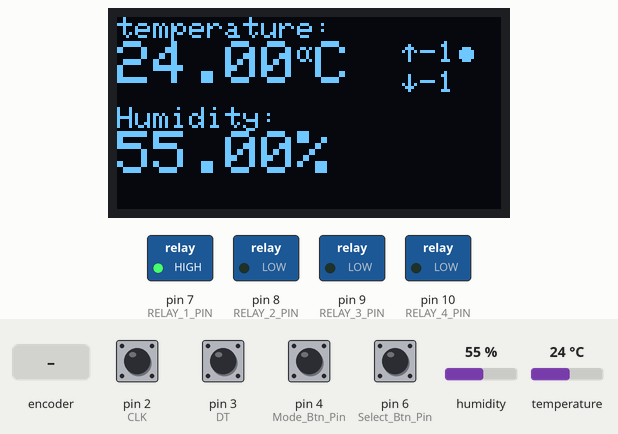
A program run on a simulated Arduino Nano, built with avr-gcc and run on an emulated ATmega328P. Parts: 128×64 one-colour display, switched loads named in the program (green lamp = pin HIGH). Inputs (shaded band) come from the test bench; at power-on: pin 2 (CLK), pin 3 (DT), pin 4 (Mode_Btn_Pin), pin 6 (Select_Btn_Pin) HIGH, humidity 55 %, temperature 24 °C. What the program prints to the serial monitor is not drawn.

Above: at 4.2 s.
4.3 s: humidity set to 22 %
At 5.3 s:
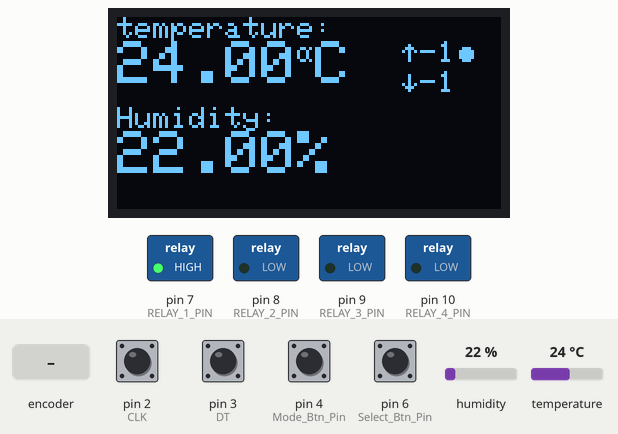
5.8 s: pin 4 (Mode_Btn_Pin) pulled LOW for 0.15 s
At 6.3 s:
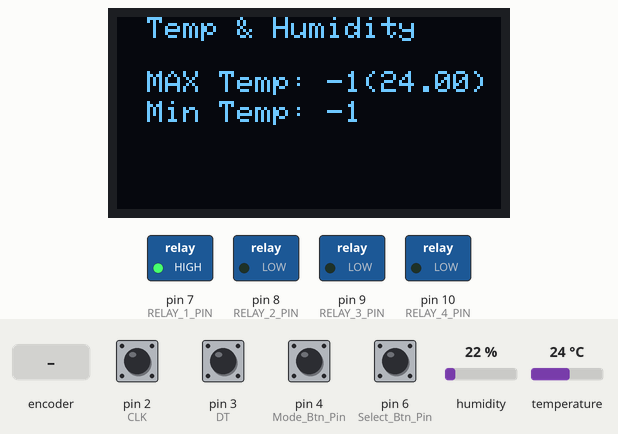
7.4 s: pin 6 (Select_Btn_Pin) pulled LOW for 0.15 s
9.0 s: rotary encoder on pin 2 (CLK) / pin 3 (DT) turned 3 steps (first pin leading)
At 10.7 s:
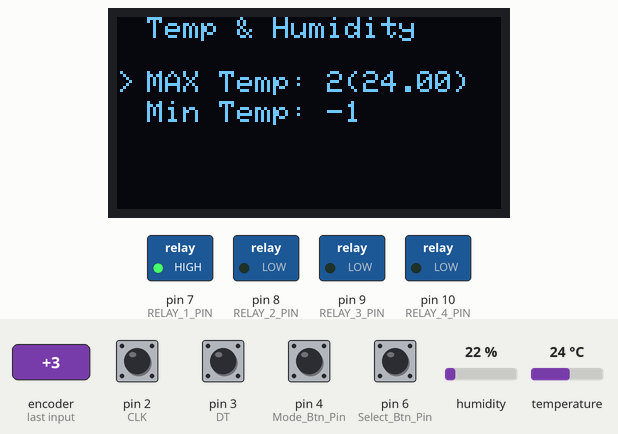
11.1 s: temperature set to 12 °C
At 12.3 s:
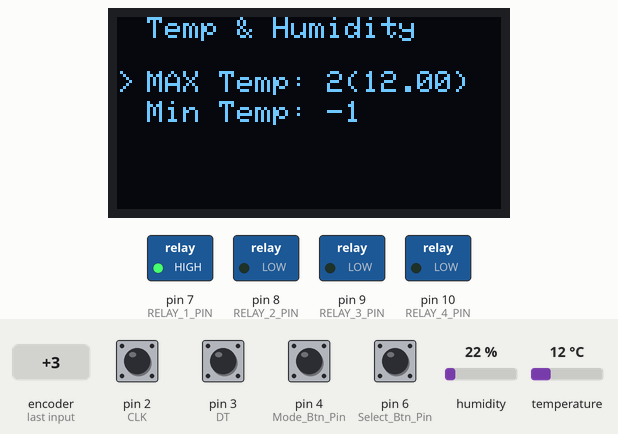
12.6 s: rotary encoder on pin 2 (CLK) / pin 3 (DT) turned 2 steps (second pin leading)
At 12.83 s:
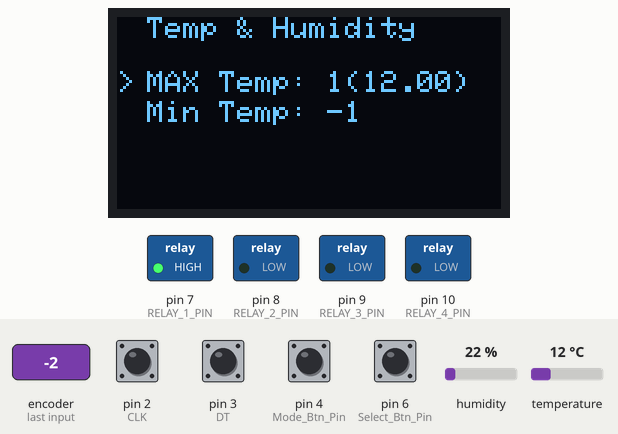
Timing chart, 0 to 15.5 s (numbered marks = the images above; inputs shaded):
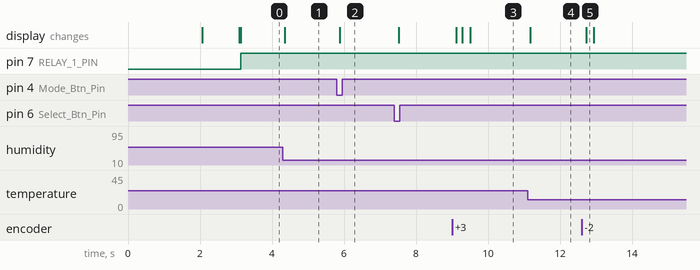

The program:

main.cpp
```cpp
#include <Arduino.h>
#include <Wire.h>
#include <Adafruit_GFX.h>
#include <Adafruit_SSD1306.h>
#include <dht.h>
#include <EEPROM.h>
// itverse

#define DT 3
#define CLK 2

int counter = 0;
int currentStateCLK;
int lastStateCLK;
String currentDir = "";

#define SCREEN_WIDTH 128 // OLED display width, in pixels
#define SCREEN_HEIGHT 64 // OLED display height, in pixels
#define OLED_RESET -1
#define i2c_Address 0x3c

#define DHTPIN 5	  // pin connected to DHT22 sensor
#define RELAY_1_PIN 7 // Relay 1 control pin
#define RELAY_2_PIN 8 // Relay 2 control pin
#define RELAY_3_PIN 9
#define RELAY_4_PIN 10

#define Mode_Btn_Pin 4
#define Select_Btn_Pin 6

Adafruit_SSD1306 oled(SCREEN_WIDTH, SCREEN_HEIGHT, &Wire, -1);
dht DHT;

float tempC;
float humi;

int modeNumber, selectNumber = 0;
int t_upperOffset, t_lowerOffset, h_upperOffset, h_lowerOffset = 0;

int modeBtnState = HIGH;
int lastModeBtnState = HIGH;
unsigned long lastModeBtnDebounceTime = 0;

int selectBtnState = HIGH;
int lastSelectBtnState = HIGH;
unsigned long lastSelectBtnDebounceTime = 0;

unsigned long debounceDelay = 25;
const unsigned char epd_bitmap_logo[] PROGMEM = {
	0x00, 0x00, 0x00, 0x00, 0x00, 0x00, 0x00, 0x00, 0x00, 0x00, 0x00, 0x00, 0x00, 0x00, 0x00, 0x00,
	0x00, 0x00, 0x00, 0x00, 0x00, 0x00, 0x00, 0x00, 0x00, 0x00, 0x00, 0x00, 0x00, 0x00, 0x00, 0x00,
	0x00, 0x00, 0x00, 0x00, 0x00, 0x00, 0x00, 0x00, 0x00, 0x00, 0x00, 0x00, 0x00, 0x00, 0x00, 0x00,
	0x00, 0x00, 0x00, 0x00, 0x00, 0x00, 0x00, 0x00, 0x00, 0x00, 0x00, 0x00, 0x00, 0x00, 0x00, 0x00,
	0x00, 0x00, 0x00, 0x00, 0x00, 0x00, 0x00, 0x00, 0x00, 0x00, 0x00, 0x00, 0x00, 0x00, 0x00, 0x00,
	0x00, 0x00, 0x00, 0x00, 0x00, 0x00, 0x00, 0x00, 0x00, 0x00, 0x00, 0x00, 0x00, 0x00, 0x00, 0x00,
	0x00, 0x00, 0x00, 0x00, 0x00, 0x00, 0x00, 0x00, 0x00, 0x00, 0x00, 0x00, 0x00, 0x00, 0x00, 0x00,
	0x00, 0x00, 0x00, 0x00, 0x00, 0x00, 0x00, 0x00, 0x00, 0x00, 0x00, 0x00, 0x00, 0x00, 0x00, 0x00,
	0x00, 0x00, 0x00, 0x00, 0x00, 0x00, 0x00, 0x3f, 0xfe, 0x00, 0x00, 0x80, 0x00, 0x00, 0x00, 0x00,
	0x00, 0x00, 0x00, 0x00, 0x00, 0x00, 0x01, 0xff, 0xff, 0xc0, 0x01, 0x80, 0x00, 0x00, 0x00, 0x00,
	0x00, 0x00, 0x00, 0x00, 0x00, 0x00, 0x07, 0xff, 0xff, 0xf0, 0x01, 0xc0, 0x00, 0x00, 0x00, 0x00,
	0x00, 0x00, 0x00, 0x00, 0x00, 0x00, 0x0f, 0xf0, 0x07, 0xf8, 0x03, 0xe0, 0x00, 0x00, 0x00, 0x00,
	0x00, 0x00, 0x00, 0x00, 0x00, 0x00, 0x3f, 0x80, 0x00, 0xfe, 0x0e, 0x70, 0x00, 0x00, 0x00, 0x00,
	0x00, 0x00, 0x00, 0x00, 0x00, 0x00, 0x7e, 0x00, 0x00, 0x3f, 0x1e, 0x78, 0x00, 0x00, 0x00, 0x00,
	0x00, 0x00, 0x00, 0x00, 0x00, 0x00, 0xf8, 0x00, 0x00, 0x0f, 0x87, 0x60, 0x00, 0x00, 0x00, 0x00,
	0x00, 0x00, 0x00, 0x00, 0x00, 0x01, 0xf0, 0x00, 0x00, 0x07, 0xc3, 0xc0, 0x00, 0x00, 0x00, 0x00,
	0x00, 0x00, 0x00, 0x00, 0x00, 0x03, 0xe0, 0x00, 0x00, 0x03, 0xe1, 0x80, 0x00, 0x00, 0x00, 0x00,
	0x00, 0x00, 0x00, 0x00, 0x00, 0x03, 0xc0, 0x00, 0x00, 0x01, 0xf1, 0x80, 0x00, 0x00, 0x00, 0x00,
	0x00, 0x00, 0x00, 0x00, 0x00, 0x07, 0x80, 0x00, 0x00, 0x00, 0xf0, 0x00, 0x00, 0x00, 0x00, 0x00,
	0x00, 0x00, 0x00, 0x00, 0x00, 0x0f, 0x00, 0x00, 0x00, 0x00, 0x78, 0x00, 0x00, 0x00, 0x00, 0x00,
	0x00, 0x00, 0x00, 0x00, 0x00, 0x0e, 0x00, 0x00, 0x00, 0x00, 0x3c, 0x00, 0x00, 0x00, 0x00, 0x00,
	0x00, 0x00, 0x00, 0x00, 0x00, 0x1e, 0x00, 0x00, 0x00, 0x00, 0x3c, 0x00, 0x00, 0x00, 0x00, 0x00,
	0x00, 0x00, 0x00, 0x00, 0x00, 0x1c, 0x00, 0x00, 0x00, 0x00, 0x1e, 0x00, 0x00, 0x00, 0x00, 0x00,
	0x00, 0x00, 0x00, 0x00, 0x00, 0x3c, 0x00, 0x00, 0x00, 0x00, 0x1f, 0x00, 0x00, 0x00, 0x00, 0x00,
	0x00, 0x00, 0x00, 0x00, 0x01, 0xf8, 0x00, 0x00, 0x00, 0x00, 0x0f, 0xf0, 0x00, 0x00, 0x00, 0x00,
	0x00, 0x00, 0x00, 0x00, 0x0f, 0xf8, 0x00, 0x00, 0x00, 0x00, 0x0f, 0xfc, 0x00, 0x00, 0x00, 0x00,
	0x00, 0x00, 0x00, 0x00, 0x3f, 0xf9, 0xdf, 0xe6, 0x00, 0x00, 0x07, 0xff, 0x00, 0x00, 0x00, 0x00,
	0x00, 0x00, 0x00, 0x00, 0xff, 0xf1, 0xbf, 0xe2, 0x00, 0x00, 0x07, 0x7f, 0xc0, 0x00, 0x00, 0x00,
	0x00, 0x00, 0x00, 0x01, 0xfc, 0x71, 0xa4, 0xe6, 0x65, 0x98, 0xc7, 0x07, 0xe0, 0x00, 0x00, 0x00,
	0x00, 0x00, 0x00, 0x03, 0xf0, 0x71, 0x84, 0x34, 0xf7, 0xb9, 0xe7, 0x81, 0xe0, 0x00, 0x00, 0x00,
	0x00, 0x00, 0x00, 0x03, 0xc0, 0xf1, 0x84, 0x35, 0xb6, 0xeb, 0x67, 0x80, 0xf0, 0x00, 0x00, 0x00,
	0x00, 0x00, 0x00, 0x03, 0x80, 0xf1, 0x84, 0x35, 0xf6, 0x7b, 0xe3, 0x80, 0x70, 0x00, 0x00, 0x00,
	0x00, 0x00, 0x00, 0x07, 0x80, 0xf1, 0x84, 0x3d, 0x86, 0x3b, 0x03, 0x80, 0xf0, 0x00, 0x00, 0x00,
	0x00, 0x00, 0x00, 0x03, 0x80, 0xe1, 0x84, 0x19, 0x86, 0x4f, 0x03, 0x81, 0xe0, 0x00, 0x00, 0x00,
	0x00, 0x00, 0x00, 0x03, 0xe0, 0xe1, 0x84, 0x18, 0xf6, 0x69, 0xe3, 0x87, 0xe0, 0x00, 0x00, 0x00,
	0x00, 0x00, 0x00, 0x01, 0xf8, 0xf1, 0xce, 0x18, 0xe6, 0x79, 0xc3, 0x9f, 0xc0, 0x00, 0x00, 0x00,
	0x00, 0x00, 0x00, 0x00, 0xff, 0xf0, 0x00, 0x00, 0x00, 0x00, 0x07, 0xff, 0x00, 0x00, 0x00, 0x00,
	0x00, 0x00, 0x00, 0x00, 0x7f, 0xf8, 0x00, 0x00, 0x00, 0x00, 0x1f, 0xfe, 0x00, 0x00, 0x00, 0x00,
	0x00, 0x00, 0x00, 0x00, 0x1f, 0xff, 0xfc, 0x00, 0x00, 0x1f, 0xff, 0xf8, 0x00, 0x00, 0x00, 0x00,
	0x00, 0x00, 0x00, 0x00, 0x03, 0xff, 0xff, 0xff, 0xff, 0xff, 0xff, 0xc0, 0x00, 0x00, 0x00, 0x00,
	0x00, 0x00, 0x00, 0x00, 0x00, 0x7f, 0xff, 0xff, 0xff, 0xff, 0xff, 0x00, 0x00, 0x00, 0x00, 0x00,
	0x00, 0x00, 0x00, 0x00, 0x00, 0x79, 0xff, 0xff, 0xff, 0xff, 0x0f, 0x00, 0x00, 0x00, 0x00, 0x00,
	0x00, 0x00, 0x00, 0x00, 0x00, 0x38, 0x00, 0x07, 0xf0, 0x00, 0x0f, 0x00, 0x00, 0x00, 0x00, 0x00,
	0x00, 0x00, 0x00, 0x00, 0x00, 0x3c, 0x00, 0x00, 0x00, 0x00, 0x0e, 0x00, 0x00, 0x00, 0x00, 0x00,
	0x00, 0x00, 0x00, 0x00, 0x00, 0x3c, 0x00, 0x00, 0x00, 0x00, 0x1e, 0x00, 0x00, 0x00, 0x00, 0x00,
	0x00, 0x00, 0x00, 0x00, 0x00, 0x1e, 0x00, 0x00, 0x00, 0x00, 0x1c, 0x00, 0x00, 0x00, 0x00, 0x00,
	0x00, 0x00, 0x00, 0x00, 0x00, 0x1e, 0x00, 0x07, 0xf0, 0x00, 0x3c, 0x00, 0x00, 0x00, 0x00, 0x00,
	0x00, 0x00, 0x00, 0x00, 0x00, 0x0f, 0x00, 0x04, 0x10, 0x00, 0x78, 0x00, 0x00, 0x00, 0x00, 0x00,
	0x00, 0x00, 0x00, 0x00, 0x00, 0x07, 0x80, 0x05, 0xd0, 0x00, 0x78, 0x00, 0x00, 0x00, 0x00, 0x00,
	0x00, 0x00, 0x00, 0x00, 0x00, 0x07, 0x80, 0x05, 0x18, 0x00, 0xf0, 0x00, 0x00, 0x00, 0x00, 0x00,
	0x00, 0x00, 0x00, 0x00, 0x00, 0x03, 0xc0, 0x05, 0xd8, 0x01, 0xe0, 0x00, 0x00, 0x00, 0x00, 0x00,
	0x00, 0x00, 0x00, 0x00, 0x00, 0x01, 0xe0, 0x04, 0x18, 0x03, 0xc0, 0x00, 0x00, 0x00, 0x00, 0x00,
	0x00, 0x00, 0x00, 0x00, 0x00, 0x00, 0xf8, 0x03, 0xf0, 0x0f, 0x80, 0x00, 0x00, 0x00, 0x00, 0x00,
	0x00, 0x00, 0x00, 0x00, 0x00, 0x00, 0x7c, 0x00, 0x00, 0x1f, 0x80, 0x00, 0x00, 0x00, 0x00, 0x00,
	0x00, 0x00, 0x00, 0x00, 0x00, 0x00, 0x3f, 0x00, 0x00, 0x7e, 0x00, 0x00, 0x00, 0x00, 0x00, 0x00,
	0x00, 0x00, 0x00, 0x00, 0x00, 0x00, 0x1f, 0xe0, 0x01, 0xfc, 0x00, 0x00, 0x00, 0x00, 0x00, 0x00,
	0x00, 0x00, 0x00, 0x00, 0x00, 0x00, 0x07, 0xff, 0xff, 0xf8, 0x00, 0x00, 0x00, 0x00, 0x00, 0x00,
	0x00, 0x00, 0x00, 0x00, 0x00, 0x00, 0x03, 0xff, 0xff, 0xe0, 0x00, 0x00, 0x00, 0x00, 0x00, 0x00,
	0x00, 0x00, 0x00, 0x00, 0x00, 0x00, 0x00, 0x7f, 0xff, 0x80, 0x00, 0x00, 0x00, 0x00, 0x00, 0x00,
	0x00, 0x00, 0x00, 0x00, 0x00, 0x00, 0x00, 0x0f, 0xf8, 0x00, 0x00, 0x00, 0x00, 0x00, 0x00, 0x00,
	0x00, 0x00, 0x00, 0x00, 0x00, 0x00, 0x00, 0x00, 0x00, 0x00, 0x00, 0x00, 0x00, 0x00, 0x00, 0x00,
	0x00, 0x00, 0x00, 0x00, 0x00, 0x00, 0x00, 0x00, 0x00, 0x00, 0x00, 0x00, 0x00, 0x00, 0x00, 0x00,
	0x00, 0x00, 0x00, 0x00, 0x00, 0x00, 0x00, 0x00, 0x00, 0x00, 0x00, 0x00, 0x00, 0x00, 0x00, 0x00,
	0x00, 0x00, 0x00, 0x00, 0x00, 0x00, 0x00, 0x00, 0x00, 0x00, 0x00, 0x00, 0x00, 0x00, 0x00, 0x00};

void updateEncoder()
{
	// Read the current state of CLK
	currentStateCLK = digitalRead(CLK);

	// If last and current state of CLK are different, then pulse occurred
	// React to only 1 state change to avoid double count
	if (currentStateCLK != lastStateCLK && currentStateCLK == 1)
	{

		// If the DT state is different than the CLK state then
		// the encoder is rotating CCW so decrement
		if (digitalRead(DT) != currentStateCLK)
		{
			counter--;
			currentDir = "CCW";
			if (selectNumber == 1)
			{
				t_upperOffset = t_upperOffset + 1;
			}
			else if (selectNumber == 2)
			{
				t_lowerOffset = t_lowerOffset + 1;
			}
		}
		else
		{
			// Encoder is rotating CW so increment
			counter++;
			currentDir = "CW";
			if (selectNumber == 1)
			{
				t_upperOffset = t_upperOffset - 1;
			}
			else if (selectNumber == 2)
			{
				t_lowerOffset = t_lowerOffset - 1;
			}
		}

		Serial.print("Direction: ");
		Serial.print(currentDir);
		Serial.print(" | Counter: ");
		Serial.println(counter);
	}

	// Remember last CLK state
	lastStateCLK = currentStateCLK;
}

void saveOffsets()
{
	EEPROM.put(0, t_upperOffset);
	EEPROM.put(sizeof(int), t_lowerOffset);
}

void loadOffsets()
{
	EEPROM.get(0, t_upperOffset);
	EEPROM.get(sizeof(int), t_lowerOffset);
}

void welcomScreen()
{
	oled.drawBitmap(0, 0, epd_bitmap_logo, 128, 64, 1);
	oled.display();
	oled.clearDisplay();
	delay(1000);
}

void oledDisplay()
{
	oled.clearDisplay();
	oled.setCursor(0, 0);
	oled.setTextSize(1.5);
	oled.println("temperature: ");
	oled.setTextSize(2);
	oled.print(tempC);
	oled.print("");
	oled.setTextSize(1);
	oled.print(char(223));
	oled.setTextSize(2);
	oled.print("C");

	oled.setTextSize(1);
	oled.setCursor(95, 8);
	oled.print(char(0x18));
	oled.print(t_upperOffset);
	if (tempC > t_upperOffset)
	{
		oled.fillCircle(116, 12, 2, 1);
	}
	oled.setCursor(95, 18);
	oled.print(char(0x19));
	oled.print(t_lowerOffset);
	if (tempC < t_lowerOffset)
	{
		oled.fillCircle(116, 22, 2, 1);
	}
	oled.setCursor(0, 30);
	oled.setTextSize(1.5);
	oled.println("Humidity: ");
	oled.setTextSize(2);
	oled.print(humi);
	oled.println("%");

	if (modeNumber > 0)
	{
		oled.setTextSize(1);
		oled.clearDisplay();
		oled.setCursor(10, 0);
		oled.print("Temp & Humidity");
		if (selectNumber == 1)
		{
			oled.setCursor(0, 18);
			oled.print(">");
		}
		else if (selectNumber == 2)
		{
			oled.setCursor(0, 28);
			oled.print(">");
		}
		oled.setCursor(10, 18);
		oled.print("MAX Temp: ");
		oled.print(t_upperOffset);
		oled.print("(");
		oled.print(tempC);
		oled.print(")");
		oled.setCursor(10, 28);
		oled.print("Min Temp: ");
		oled.println(t_lowerOffset);
	}
	oled.display();
}

void controlRelays()
{

	if (tempC > t_upperOffset)
	{
		digitalWrite(RELAY_1_PIN, HIGH); // change LOW if use active LOW realay
	}
	else
	{
		digitalWrite(RELAY_1_PIN, LOW); // change HIGH if use active LOW realay
	}

	if (tempC < t_lowerOffset)
	{
		digitalWrite(RELAY_2_PIN, HIGH); // change LOW if use active LOW realay
	}
	else
	{
		digitalWrite(RELAY_2_PIN, LOW); // change HIGH if use active LOW realay
	}
}

void setup()
{

	pinMode(CLK, INPUT);
	pinMode(DT, INPUT);
	pinMode(Mode_Btn_Pin, INPUT_PULLUP);
	pinMode(Select_Btn_Pin, INPUT_PULLUP);
	pinMode(Select_Btn_Pin, INPUT_PULLUP);

	pinMode(RELAY_1_PIN, OUTPUT);
	pinMode(RELAY_2_PIN, OUTPUT);
	pinMode(RELAY_3_PIN, OUTPUT);
	pinMode(RELAY_4_PIN, OUTPUT);

	Serial.begin(9600);
	lastStateCLK = digitalRead(CLK);
	loadOffsets();

	// Call updateEncoder() when any high/low changed seen
	// on interrupt 0 (pin 2), or interrupt 1 (pin 3)
	attachInterrupt(0, updateEncoder, CHANGE);
	attachInterrupt(1, updateEncoder, CHANGE);

	if (!oled.begin(SSD1306_SWITCHCAPVCC, 0x3C))
	{
		Serial.println(F("SSD1306 allocation failed"));
		while (true)
			;
	}
	delay(2000);		 // wait for initializing
	oled.clearDisplay(); // clear display
	welcomScreen();

	oled.setTextColor(WHITE); // text color
	oled.display();
}

void handleButtons()
{
	int newModeState = digitalRead(Mode_Btn_Pin);
	int newSelectState = digitalRead(Select_Btn_Pin);

	if (newModeState != lastModeBtnState)
	{
		lastModeBtnDebounceTime = millis();
	}

	if (newSelectState != lastSelectBtnState)
	{
		lastSelectBtnDebounceTime = millis();
	}

	if ((millis() - lastModeBtnDebounceTime) > debounceDelay)
	{
		if (newModeState != modeBtnState)
		{
			modeBtnState = newModeState;
			if (modeBtnState == LOW)
			{
				if (modeNumber == 1)
				{
					modeNumber = 0;
					saveOffsets();
				}
				else
				{
					modeNumber = modeNumber + 1;
				}
			}
		}
	}

	if ((millis() - lastSelectBtnDebounceTime) > debounceDelay)
	{
		if (newSelectState != selectBtnState)
		{
			selectBtnState = newSelectState;
			if (selectBtnState == LOW)
			{
				if (selectNumber == 2)
				{
					selectNumber = 0;
				}
				else
				{
					selectNumber = selectNumber + 1;
				}
			}
		}
	}

	lastModeBtnState = newModeState;
	lastSelectBtnState = newSelectState;
}

void loop()
{
	DHT.read22(DHTPIN);
	humi = DHT.humidity;	 // read humidity
	tempC = DHT.temperature; // read temperature

	// check if any reads failed
	if (isnan(humi) || isnan(tempC))
	{
		Serial.println("DHT22 Failed");
	}
	oledDisplay();
	handleButtons();
	controlRelays();
}
```

Measured:
- after the input at 4.3 s, the display: changes after 0.06 s (image 1)
- after the input at 5.8 s, the display: changes after 0.09 s (image 2)
- after the input at 9.0 s, the display: first changes after 0.12 s (image 3 shows a later state)
- after the input at 11.1 s, the display: changes after 0.08 s (image 4)
- after the input at 12.6 s, the display: changes after 0.13 s (image 5)
